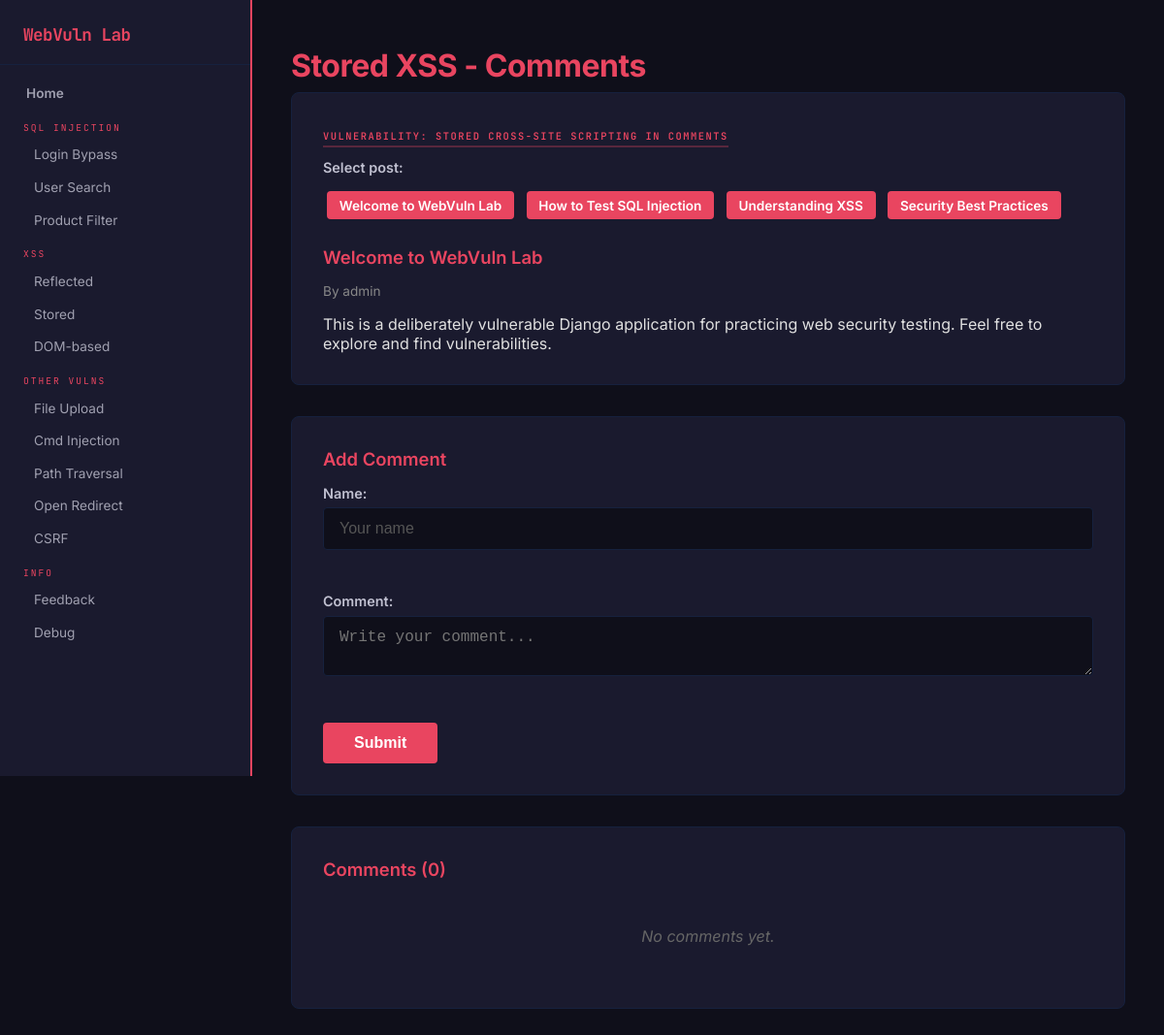
The app's page /xss/stored/ with its own data.
### lab/models.py (models this page shows, shortened)
class BlogPost(models.Model):
    title = models.CharField(max_length=200)
    content = models.TextField()
    author = models.ForeignKey(User, on_delete=models.CASCADE)
    created_at = models.DateTimeField(auto_now_add=True)

### lab/views.py (the view)
# urls.py: path('xss/stored/', views.xss_stored, name='xss_stored'),
def xss_stored(request, post_id=None):
    if post_id:
        post = get_object_or_404(BlogPost, id=post_id)
    else:
        post = BlogPost.objects.first()
    if request.method == 'POST':
        form = CommentForm(request.POST)
        if form.is_valid():
            comment = Comment.objects.create(
                post=post,
                author_name=form.cleaned_data['author_name'],
                content=form.cleaned_data['content'],
            )
            comment.save()
            return redirect('xss_stored', post_id=post.id)
    else:
        form = CommentForm()
    comments = Comment.objects.filter(post=post)
    posts = BlogPost.objects.all()
    return render(request, 'lab/xss_stored.html', {
        'post': post, 'posts': posts,
        'comments': comments, 'form': form,
    })

### lab/forms.py
class CommentForm(forms.Form):
    author_name = forms.CharField(label='Name', max_length=100)
    content = forms.CharField(label='Comment', widget=forms.Textarea)

### lab/templates/lab/xss_stored.html (shortened to what this page needs)
{% extends 'lab/base.html' %}
{% block content %}
<h1>Stored XSS - Comments</h1>
<div class="card">
    <div class="vuln-tag">Vulnerability: Stored Cross-Site Scripting in comments</div>
    <div class="post-selector">
        <label>Select post:</label>
        {% for p in posts %}
        <a href="{% url 'xss_stored' p.id %}" class="btn">{{ p.title }}</a>
        {% endfor %}
    </div>
    <h3>{{ post.title }}</h3>
    <p class="muted" style="margin-bottom:1rem">By {{ post.author.username }}</p>
    <p>{{ post.content }}</p>
</div>
<div class="card">
    <h3>Add Comment</h3>
    <form method="post">
        <div class="form-group">
            <label>Name:</label>
            <input type="text" name="author_name" placeholder="Your name">
        </div>
        <div class="form-group">
            <label>Comment:</label>
            <textarea name="content" placeholder="Write your comment..."></textarea>
        </div>
        <div class="form-actions">
            <button type="submit">Submit</button>
        </div>
    </form>
</div>
<div class="card">
    <h3>Comments ({{ comments|length }})</h3>
    {% for c in comments %}
    <div class="comment-item">
        <strong>{{ c.author_name }}</strong>
        <p>{{ c.content|safe }}</p>
        <small>{{ c.created_at }}</small>
    </div>
    {% empty %}
    <p class="empty-state">No comments yet.</p>
    {% endfor %}
</div>
{% endblock %}

### lab/templates/lab/base.html (style rules this page uses)
* { margin: 0; padding: 0; box-sizing: border-box; }
body { font-family: 'Inter', -apple-system, BlinkMacSystemFont, 'Segoe UI', sans-serif; background: #0f0f1a; color: #e0e0e0; min-height: 100vh; display: flex; }
h1 { color: #e94560; font-size: 2rem; margin-bottom: 0.5rem; font-weight: 700; letter-spacing: -0.5px; }
h3 { color: #e94560; font-size: 1.15rem; margin-bottom: 1rem; font-weight: 600; }
.card { background: #1a1a2e; border: 1px solid #16213e; border-radius: 8px; padding: 2rem; margin-bottom: 2rem; }
.card:last-child { margin-bottom: 0; }
.card h3 { margin-top: 0; }
label { display: block; margin-bottom: 0.4rem; font-weight: 600; font-size: 0.9rem; color: #c0c0d0; }
input, textarea, select { width: 100%; padding: 0.75rem 1rem; margin-bottom: 1.25rem; background: #0f0f1a; border: 1px solid #16213e; border-radius: 4px; color: #e0e0e0; font-size: 1rem; transition: border-color 0.2s; }
input::placeholder { color: #555; }
button, .btn { background: #e94560; color: #fff; border: none; padding: 0.75rem 2rem; border-radius: 4px; cursor: pointer; font-size: 1rem; font-weight: 600; text-decoration: none; display: inline-block; transition: background 0.2s; }
a { color: #e94560; }
.vuln-tag { display: inline-block; font-family: 'JetBrains Mono', monospace; font-size: 0.65rem; text-transform: uppercase; letter-spacing: 1.5px; color: #e94560; font-weight: 600; margin-bottom: 0.75rem; padding: 0.2rem 0; border-bottom: 2px solid rgba(233, 69, 96, 0.3); }
.form-group { margin-bottom: 1.5rem; }
.form-actions { margin-top: 1.5rem; }
.empty-state { color: #666; text-align: center; padding: 2rem 0; font-style: italic; }
.muted { color: #888; font-size: 0.85rem; }
.post-selector { margin-bottom: 1.5rem; }
.post-selector label { display: block; margin-bottom: 0.75rem; color: #c0c0d0; font-weight: 600; font-size: 0.9rem; }
.post-selector .btn { margin: 0.25rem; padding: 0.4rem 0.8rem; font-size: 0.85rem; }

### records on screen
BlogPost: title "Welcome to WebVuln Lab", author.username "admin", content "This is a deliberately vulnerable Django application for practicing web security testing. Feel free to explore and find vulnerabilities."
BlogPost: title "How to Test SQL Injection"
BlogPost: title "Understanding XSS"
BlogPost: title "Security Best Practices"

### other values on screen
{{ comments|length }} "0"
